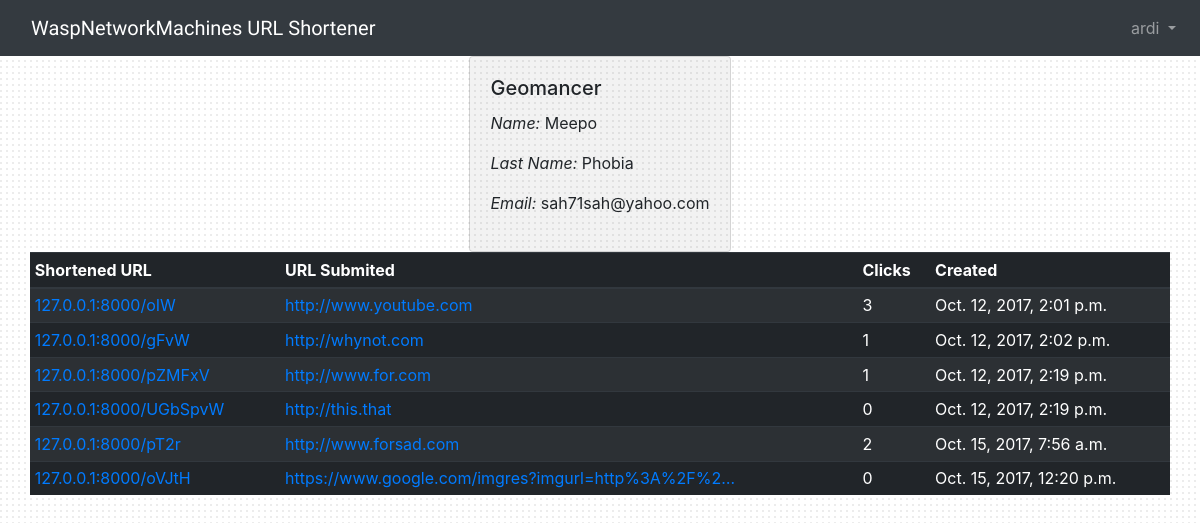
/u/Geomancer (signed in), run on an earlier commit of the app's database.
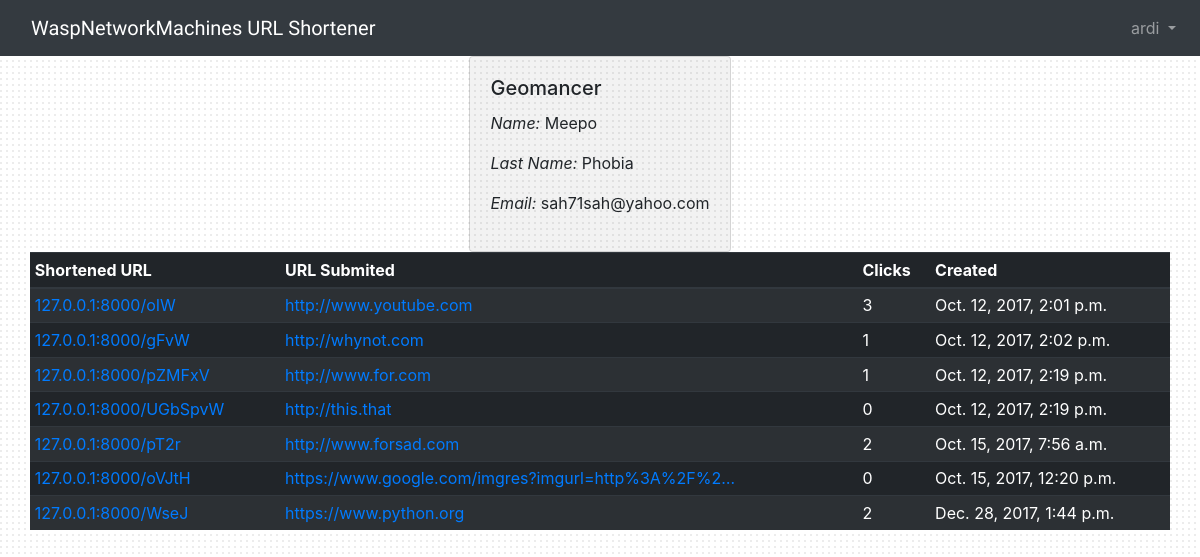
And on a later commit of the database.
### shortener/models.py (models this page shows, shortened)
class Urls(models.Model):
    short_id = models.CharField(max_length=max_bound, primary_key=True, unique=True)
    user_url = models.URLField(max_length=4000)
    count = models.IntegerField(default=0)
    created_at = models.DateTimeField(auto_now_add=True)
    created_by = models.ForeignKey(User, related_name='posts')
    def get_user_url(self):
        truncated_url = Truncator(self.user_url)
        return truncated_url.chars(settings.MAX_USER_URL_LENGTH)

### shortener/views.py (the view)
# urls.py: url(r'^u/(?P<user_name>\w+)', views.profile, name='profile'),
@login_required
def profile(request, user_name):
    user_profile = get_object_or_404(User, username=user_name)
    urls = Urls.objects.filter(created_by=user_profile)
    data_context = {
        "user_profile": user_profile,
        "urls": urls,
        "host": settings.SITE_NAME
    }
    return render(request, 'shortener/profile.html', context=data_context)

### templates/shortener/profile.html (shortened to what this page needs)
{% extends 'base.html' %}
{% block content %}
    {% if user_profile == user or user.is_staff %}
    <div class="container">
      <div class=" row justify-content-center">
        <div class="card info">
          <div class="card-body">
             <h5 class="card-title">{{user_profile.username}}</h5>
             <p> <em>Name: </em>{{user_profile.first_name}}</p>
             <p> <em>Last Name: </em>{{user_profile.last_name}}</p>
             <p> <em>Email: </em>{{user_profile.email}}</p>
          </div>
        </div>
      </div>
      <div class=" row justify-content-center">
        <table class="table table-sm table-inverse table-striped">
          <thead class="thead">
            <tr>
              <th>Shortened URL</th>
              <th>URL Submited</th>
              <th>Clicks</th>
              <th>Created</th>
            </tr>
          </thead>
          <tbody>
            {% for url in urls %}
              <tr>
                <td><a href="{% url 'follow' url.short_id %}"> {{ host }}/{{url.short_id }}</a></td>
                <td><a href="{{ url.user_url}}"> {{ url.get_user_url}} </a></td>
                <td>{{url.count}}</td>
                <td>{{url.created_at}}</td>
              </tr>
            {% endfor %}
          </tbody>
        </table>
      </div>
    </div>
    {% endif %}
{% endblock %}

What changed in the data, as far as the page shows it:
added Urls: host "127.0.0.1:8000", short_id "WseJ", get_user_url "https://www.python.org", count "2", created_at "Dec. 28, 2017, 1:44 p.m."
